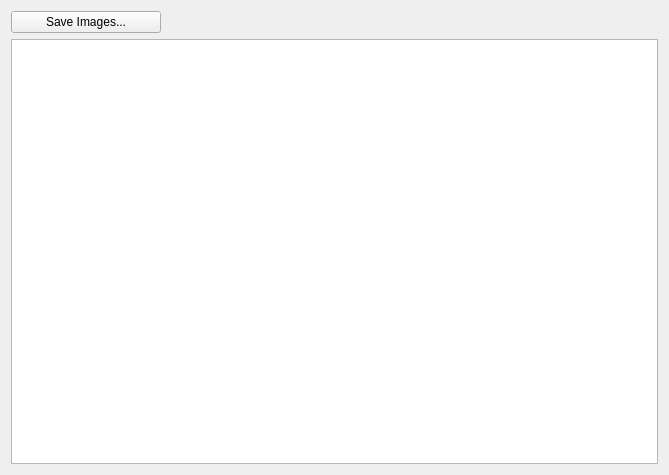
<?xml version="1.0" encoding="UTF-8"?>
<ui version="4.0">
 <class>MethodInfoWidget</class>
 <widget class="QWidget" name="MethodInfoWidget">
  <property name="geometry">
   <rect>
    <x>0</x>
    <y>0</y>
    <width>669</width>
    <height>475</height>
   </rect>
  </property>
  <property name="windowTitle">
   <string>Form</string>
  </property>
  <layout class="QVBoxLayout" name="verticalLayout_2">
   <item>
    <widget class="QPushButton" name="pbSave">
     <property name="maximumSize">
      <size>
       <width>150</width>
       <height>16777215</height>
      </size>
     </property>
     <property name="text">
      <string>Save Images...</string>
     </property>
    </widget>
   </item>
   <item>
    <widget class="QTableView" name="tableView">
     <property name="iconSize">
      <size>
       <width>100</width>
       <height>100</height>
      </size>
     </property>
     <property name="sortingEnabled">
      <bool>true</bool>
     </property>
    </widget>
   </item>
  </layout>
 </widget>
 <resources/>
 <connections/>
</ui>
